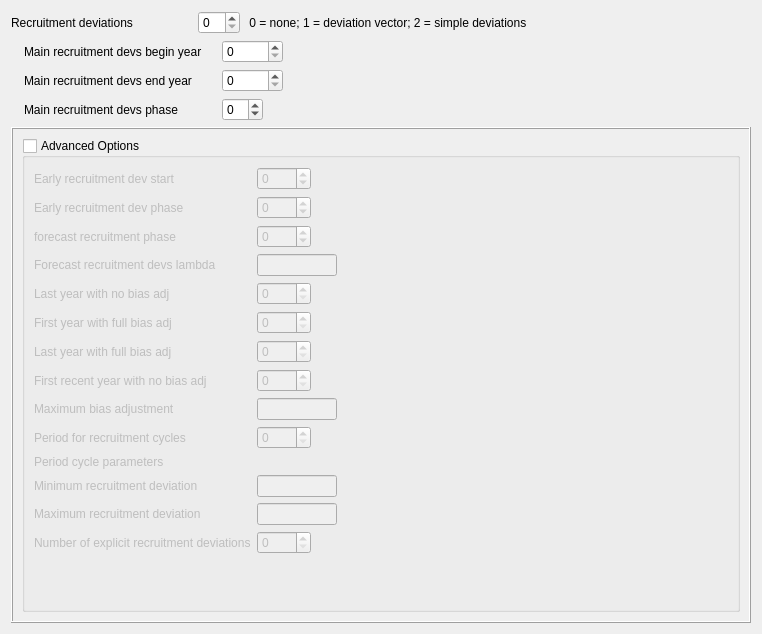
         <widget class="QWidget" name="scrollAreaWidgetContents_7">
          <property name="geometry">
           <rect>
            <x>0</x>
            <y>0</y>
            <width>762</width>
            <height>634</height>
           </rect>
          </property>
          <layout class="QVBoxLayout" name="verticalLayout_19">
           <item>
            <layout class="QGridLayout" name="gridLayout_5">
             <item row="1" column="6">
              <spacer name="horizontalSpacer_recr2">
               <property name="orientation">
                <enum>Qt::Horizontal</enum>
               </property>
               <property name="sizeHint" stdset="0">
                <size>
                 <width>40</width>
                 <height>20</height>
                </size>
               </property>
              </spacer>
             </item>
             <item row="2" column="0">
              <widget class="QLabel" name="label_spacer">
               <property name="text">
                <string/>
               </property>
              </widget>
             </item>
             <item row="0" column="0" colspan="2">
              <widget class="QLabel" name="label_sr_do_recr_dev">
               <property name="text">
                <string>Recruitment deviations</string>
               </property>
              </widget>
             </item>
             <item row="1" column="3" colspan="3">
              <widget class="QSpinBox" name="spinBox_sr_recr_dev_begin_yr">
               <property name="maximum">
                <number>3000</number>
               </property>
              </widget>
             </item>
             <item row="0" column="2" colspan="2">
              <widget class="QSpinBox" name="spinBox_sr_do_recr_dev"/>
             </item>
             <item row="1" column="1" colspan="2">
              <widget class="QLabel" name="label_sr_recr_dev_begin_yr">
               <property name="text">
                <string>Main recruitment devs begin year</string>
               </property>
              </widget>
             </item>
             <item row="2" column="3" colspan="3">
              <widget class="QSpinBox" name="spinBox_sr_recr_dev_end_yr">
               <property name="maximum">
                <number>3000</number>
               </property>
              </widget>
             </item>
             <item row="3" column="1">
              <widget class="QLabel" name="label_sr_recr_dev_phase">
               <property name="text">
                <string>Main recruitment devs phase</string>
               </property>
              </widget>
             </item>
             <item row="2" column="1">
              <widget class="QLabel" name="label_sr_recr_dev_end_yr">
               <property name="text">
                <string>Main recruitment devs end year</string>
               </property>
              </widget>
             </item>
             <item row="3" column="3" colspan="2">
              <widget class="QSpinBox" name="spinBox_sr_recr_dev_phase">
               <property name="minimum">
                <number>-5</number>
               </property>
              </widget>
             </item>
             <item row="0" column="4" colspan="3">
              <widget class="QLabel" name="label_7">
               <property name="text">
                <string> 0 = none; 1 = deviation vector; 2 = simple deviations</string>
               </property>
              </widget>
             </item>
            </layout>
           </item>
           <item>
            <widget class="QFrame" name="frame">
             <property name="frameShape">
              <enum>QFrame::Box</enum>
             </property>
             <property name="frameShadow">
              <enum>QFrame::Raised</enum>
             </property>
             <layout class="QVBoxLayout" name="verticalLayout_21">
              <item>
               <widget class="QGroupBox" name="groupBox_recr_dev_adv_opt">
                <property name="sizePolicy">
                 <sizepolicy hsizetype="Preferred" vsizetype="Preferred">
                  <horstretch>0</horstretch>
                  <verstretch>1</verstretch>
                 </sizepolicy>
                </property>
                <property name="title">
                 <string>Advanced Options</string>
                </property>
                <property name="checkable">
                 <bool>true</bool>
                </property>
                <property name="checked">
                 <bool>false</bool>
                </property>
                <layout class="QVBoxLayout" name="verticalLayout_20">
                 <item>
                  <layout class="QGridLayout" name="gridLayout">
                   <item row="0" column="0">
                    <widget class="QLabel" name="label_recr_dev_early_start">
                     <property name="text">
                      <string>Early recruitment dev start</string>
                     </property>
                    </widget>
                   </item>
                   <item row="5" column="1">
                    <widget class="QSpinBox" name="spinBox_recr_dev_first_bias">
                     <property name="maximum">
                      <number>3000</number>
                     </property>
                    </widget>
                   </item>
                   <item row="3" column="1" colspan="2">
                    <layout class="QHBoxLayout" name="horizontalLayout_2">
                     <item>
                      <widget class="QLineEdit" name="lineEdit_recr_dev_fcast_lambda">
                       <property name="maximumSize">
                        <size>
                         <width>80</width>
                         <height>16777215</height>
                        </size>
                       </property>
                      </widget>
                     </item>
                    </layout>
                   </item>
                   <item row="0" column="3">
                    <spacer name="horizontalSpacer_23">
                     <property name="orientation">
                      <enum>Qt::Horizontal</enum>
                     </property>
                     <property name="sizeType">
                      <enum>QSizePolicy::Minimum</enum>
                     </property>
                     <property name="sizeHint" stdset="0">
                      <size>
                       <width>100</width>
                       <height>20</height>
                      </size>
                     </property>
                    </spacer>
                   </item>
                   <item row="0" column="1">
                    <widget class="QSpinBox" name="spinBox_recr_dev_early_start">
                     <property name="minimum">
                      <number>-999</number>
                     </property>
                     <property name="maximum">
                      <number>3000</number>
                     </property>
                    </widget>
                   </item>
                   <item row="2" column="0">
                    <widget class="QLabel" name="label_recr_dev_fcast_phase">
                     <property name="text">
                      <string>forecast recruitment phase</string>
                     </property>
                    </widget>
                   </item>
                   <item row="14" column="1">
                    <widget class="QSpinBox" name="spinBox_num_recr_devs"/>
                   </item>
                   <item row="1" column="0">
                    <widget class="QLabel" name="label_recr_dev_early_phase">
                     <property name="text">
                      <string>Early recruitment dev phase</string>
                     </property>
                    </widget>
                   </item>
                   <item row="4" column="0">
                    <widget class="QLabel" name="label_recr_dev_last_nobias">
                     <property name="text">
                      <string>Last year with no bias adj</string>
                     </property>
                    </widget>
                   </item>
                   <item row="8" column="0">
                    <widget class="QLabel" name="label_recr_dev_max_bias">
                     <property name="text">
                      <string>Maximum bias adjustment</string>
                     </property>
                    </widget>
                   </item>
                   <item row="6" column="0">
                    <widget class="QLabel" name="label_recr_dev_last_bias">
                     <property name="text">
                      <string>Last year with full bias adj</string>
                     </property>
                    </widget>
                   </item>
                   <item row="0" column="4">
                    <spacer name="horizontalSpacer_4">
                     <property name="orientation">
                      <enum>Qt::Horizontal</enum>
                     </property>
                     <property name="sizeHint" stdset="0">
                      <size>
                       <width>40</width>
                       <height>20</height>
                      </size>
                     </property>
                    </spacer>
                   </item>
                   <item row="3" column="0">
                    <widget class="QLabel" name="label_recr_dev_fcast_lambda">
                     <property name="text">
                      <string>Forecast recruitment devs lambda</string>
                     </property>
                    </widget>
                   </item>
                   <item row="8" column="1" colspan="2">
                    <layout class="QHBoxLayout" name="horizontalLayout_3">
                     <item>
                      <widget class="QLineEdit" name="lineEdit_recr_dev_max_bias">
                       <property name="maximumSize">
                        <size>
                         <width>80</width>
                         <height>16777215</height>
                        </size>
                       </property>
                      </widget>
                     </item>
                    </layout>
                   </item>
                   <item row="1" column="1">
                    <widget class="QSpinBox" name="spinBox_recr_dev_early_phase">
                     <property name="minimum">
                      <number>-5</number>
                     </property>
                    </widget>
                   </item>
                   <item row="4" column="1">
                    <widget class="QSpinBox" name="spinBox_recr_dev_last_nobias">
                     <property name="maximum">
                      <number>3000</number>
                     </property>
                    </widget>
                   </item>
                   <item row="2" column="1">
                    <widget class="QSpinBox" name="spinBox_recr_dev_fcast_phase">
                     <property name="minimum">
                      <number>-5</number>
                     </property>
                    </widget>
                   </item>
                   <item row="6" column="1">
                    <widget class="QSpinBox" name="spinBox_recr_dev_last_bias">
                     <property name="maximum">
                      <number>3000</number>
                     </property>
                    </widget>
                   </item>
                   <item row="5" column="0">
                    <widget class="QLabel" name="label_recr_dev_first_bias">
                     <property name="text">
                      <string>First year with full bias adj</string>
                     </property>
                    </widget>
                   </item>
                   <item row="12" column="0">
                    <widget class="QLabel" name="label_recr_dev_min_dev">
                     <property name="text">
                      <string>Minimum recruitment deviation</string>
                     </property>
                    </widget>
                   </item>
                   <item row="7" column="1">
                    <widget class="QSpinBox" name="spinBox_recr_dev_first_nobias">
                     <property name="maximum">
                      <number>3000</number>
                     </property>
                    </widget>
                   </item>
                   <item row="9" column="1">
                    <widget class="QSpinBox" name="spinBox_recr_dev_cycles"/>
                   </item>
                   <item row="9" column="0">
                    <widget class="QLabel" name="label_recr_dev_cycles">
                     <property name="text">
                      <string>Period for recruitment cycles</string>
                     </property>
                    </widget>
                   </item>
                   <item row="14" column="0">
                    <widget class="QLabel" name="label_num_recr_devs">
                     <property name="text">
                      <string>Number of explicit recruitment deviations</string>
                     </property>
                    </widget>
                   </item>
                   <item row="13" column="0">
                    <widget class="QLabel" name="label_recr_dev_max_dev">
                     <property name="text">
                      <string>Maximum recruitment deviation</string>
                     </property>
                    </widget>
                   </item>
                   <item row="13" column="1" colspan="2">
                    <layout class="QHBoxLayout" name="horizontalLayout_5">
                     <item>
                      <widget class="QLineEdit" name="lineEdit_recr_dev_max_dev">
                       <property name="maximumSize">
                        <size>
                         <width>80</width>
                         <height>16777215</height>
                        </size>
                       </property>
                      </widget>
                     </item>
                    </layout>
                   </item>
                   <item row="7" column="0">
                    <widget class="QLabel" name="label_recr_dev_first_nobias">
                     <property name="text">
                      <string>First recent year with no bias adj</string>
                     </property>
                    </widget>
                   </item>
                   <item row="12" column="1" colspan="2">
                    <layout class="QHBoxLayout" name="horizontalLayout_4">
                     <item>
                      <widget class="QLineEdit" name="lineEdit_recr_dev_min_dev">
                       <property name="maximumSize">
                        <size>
                         <width>80</width>
                         <height>16777215</height>
                        </size>
                       </property>
                      </widget>
                     </item>
                    </layout>
                   </item>
                   <item row="10" column="0">
                    <widget class="QLabel" name="label_recr_dev_period_params">
                     <property name="text">
                      <string>Period cycle parameters</string>
                     </property>
                    </widget>
                   </item>
                   <item row="11" column="0" colspan="5">
                    <layout class="QHBoxLayout" name="horizontalLayout_recr_period_params"/>
                   </item>
                   <item row="14" column="4">
                    <spacer name="horizontalSpacer_20">
                     <property name="orientation">
                      <enum>Qt::Horizontal</enum>
                     </property>
                     <property name="sizeHint" stdset="0">
                      <size>
                       <width>40</width>
                       <height>20</height>
                      </size>
                     </property>
                    </spacer>
                   </item>
                   <item row="15" column="1" colspan="3">
                    <layout class="QVBoxLayout" name="verticalLayout_recr_devs"/>
                   </item>
                  </layout>
                 </item>
                 <item>
                  <spacer name="verticalSpacer_3">
                   <property name="orientation">
                    <enum>Qt::Vertical</enum>
                   </property>
                   <property name="sizeHint" stdset="0">
                    <size>
                     <width>20</width>
                     <height>40</height>
                    </size>
                   </property>
                  </spacer>
                 </item>
                </layout>
               </widget>
              </item>
             </layout>
            </widget>
           </item>
          </layout>
         </widget>
